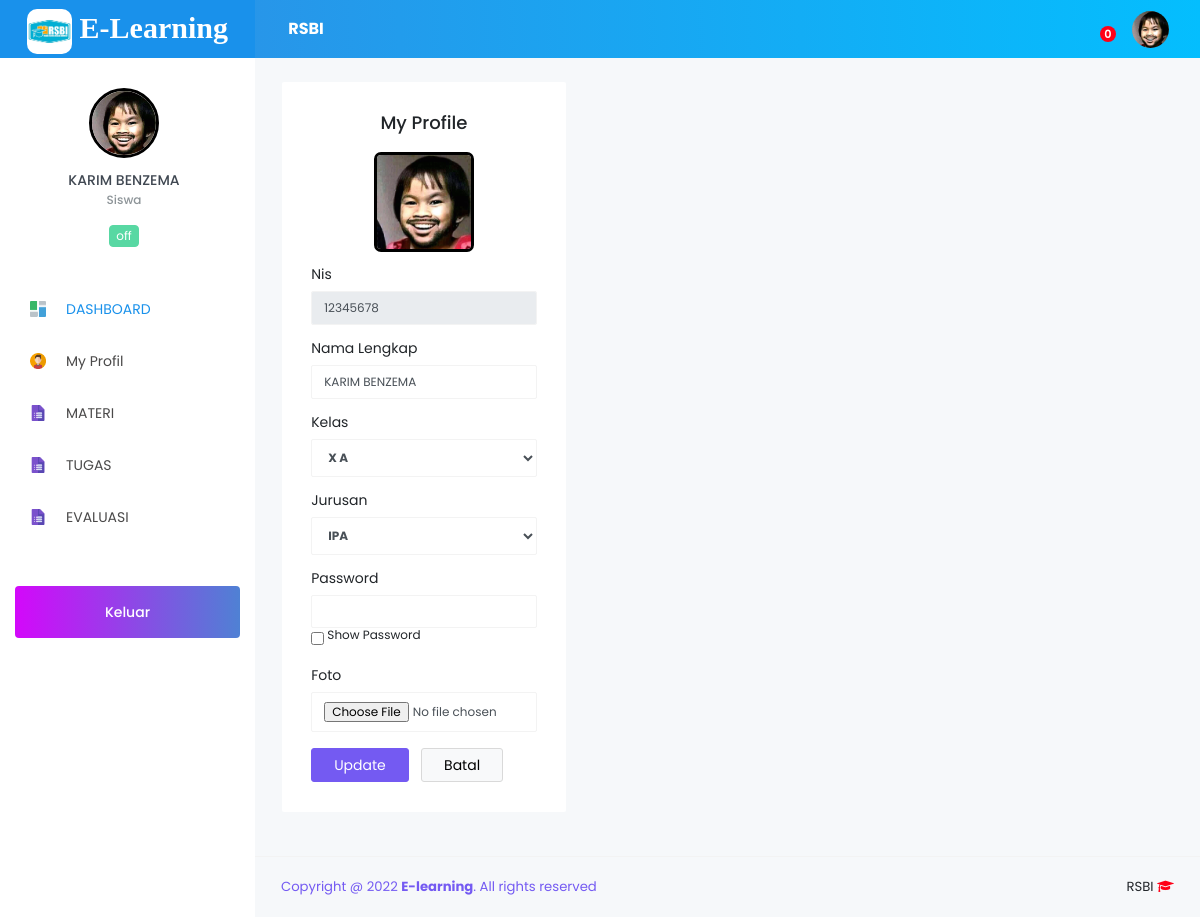
Page /Script/Siswa/index.php?page=profil (signed in) on the committed database.
### tables this page shows
CREATE TABLE `tb_sekolah` (
  `id_sekolah` int(11) NOT NULL,
  `nama_sekolah` varchar(120) NOT NULL,
  `kepsek` varchar(120) NOT NULL,
  `textlogo` varchar(10) NOT NULL,
  `logo` varchar(255) NOT NULL,
  `copyright` varchar(255) NOT NULL
);

CREATE TABLE `tb_siswa` (
  `id_siswa` int(11) NOT NULL,
  `nis` varchar(15) NOT NULL,
  `nama_siswa` varchar(120) NOT NULL,
  `jk` varchar(30) NOT NULL,
  `password` varchar(255) NOT NULL,
  `status` varchar(15) NOT NULL,
  `aktif` varchar(30) NOT NULL,
  `tingkat` varchar(20) NOT NULL,
  `foto` varchar(255) DEFAULT NULL,
  `id_kelas` int(11) NOT NULL,
  `id_jurusan` int(11) NOT NULL,
  `confirm` enum('Yes','No') NOT NULL
);

### Script/Siswa/index.php (the view, shortened to what this page needs)
<?php
include '../config/db.php';
if (@$_SESSION['Siswa']) {
?>
<?php
if (@$_SESSION['Siswa']) {
$sesi = @$_SESSION['Siswa'];
}
$sql = mysqli_query($con,"SELECT * FROM tb_siswa
 WHERE id_siswa = '$sesi'") or die(mysqli_error($con));
$data = mysqli_fetch_array($sql);
$sekolah = mysqli_query($con,"SELECT * FROM tb_sekolah WHERE id_sekolah=1 ");
$apl = mysqli_fetch_array($sekolah);
?>
<!DOCTYPE html>
<html lang="en">
<head>
  <link rel="stylesheet" href="../vendor/node_modules/mdi/css/materialdesignicons.min.css">
  <link rel="stylesheet" href="../vendor/node_modules/simple-line-icons/css/simple-line-icons.css">
  <link rel="stylesheet" href="../vendor/node_modules/font-awesome/css/font-awesome.min.css" />
  <link rel="stylesheet" href="../vendor/css/style.css">
   <link href="../vendor/sweetalert/sweetalert.css" rel="stylesheet" />
  <link rel="stylesheet" type="text/css" href="../vendor/css/jquery.dataTables.css">
   <link href="css/ujian.css" rel="stylesheet">
</head>
<body>
  <div class="container-scroller">
    <nav class="navbar col-lg-12 col-12 p-0 fixed-top d-flex flex-row">
      <div class="text-center navbar-brand-wrapper d-flex align-items-top justify-content-center" style="background-color: #1991eb;">
        <a class="navbar-brand brand-logo" href="index.php" style="font-family:Aegyptus;font-weight: bold;font-size: 30px;">
          <img src="../vendor/images/<?=$apl['logo'];?>" alt="logo" style="height: 45px;width: 45px;border-radius: 10px;"> <b><?=$apl['textlogo'];?></b>
        </a>
      </div>
      <div class="navbar-menu-wrapper d-flex align-items-center">
        <ul class="navbar-nav navbar-nav-left header-links d-none d-md-flex">
          <li class="nav-item" style="width: 400px;">
            <a href="#" style="color: #fff;text-decoration: none;"> <b><?=$apl['nama_sekolah'];?></b></a>
          </li>
        </ul>
        <ul class="navbar-nav navbar-nav-right">
          <?php
          $sqlmtr = mysqli_query($con,"SELECT * FROM tb_materi
            INNER JOIN tb_roleguru ON tb_materi.id_roleguru=tb_roleguru.id_roleguru
          INNER JOIN tb_master_mapel ON tb_roleguru.id_mapel=tb_master_mapel.id_mapel
          INNER JOIN tb_guru ON tb_roleguru.id_guru=tb_guru.id_guru
          WHERE tb_roleguru.id_kelas='$data[id_kelas]' AND tb_roleguru.id_jurusan='$data[id_jurusan]' GROUP BY tb_roleguru.id_mapel ");
          $jmlh = mysqli_num_rows($sqlmtr);
           ?>
          <li class="nav-item dropdown">
            <a class="nav-link count-indicator dropdown-toggle" id="notificationDropdown" href="#" data-toggle="dropdown">
              <span class="count"><?=$jmlh ?></span>
            </a>
          </li>
          <li class="nav-item d-none d-lg-block">
            <a class="nav-link" href="#">
              <img class="img-xs rounded-circle" src="../vendor/images/img_Siswa/<?=$data['foto']; ?>" alt="">
            </a>
          </li>
        </ul>
      </div>
    </nav>
    <div class="container-fluid page-body-wrapper">
      <nav class="sidebar sidebar-offcanvas" id="sidebar">
        <ul class="nav">
          <li class="nav-item nav-profile">
            <div class="nav-link">
              <div class="profile-image"> <img src="../vendor/images/img_Siswa/<?=$data['foto']; ?>" alt="image" style="border:3px solid black;"/> <span class="online-status online"></span> </div>
              <div class="profile-name">
                <p class="name"><?=$data['nama_siswa']; ?></p>
                <p class="designation">Siswa</p>
                <div class="badge badge-teal mx-auto mt-3"><?=$data['status']; ?></div>
              </div>
            </div>
          </li>
          <li class="nav-item">
          	<a class="nav-link" href="index.php"><img class="menu-icon" src="../vendor/images/menu_icons/01.png" alt="menu icon"><span class="menu-title">DASHBOARD</span></a>
          </li>
          <li class="nav-item">
          	<a class="nav-link" href="?page=profil"><img class="menu-icon" src="../vendor/images/menu_icons/10.png" alt="menu icon"> <span class="menu-title">My Profil</span></a>
          </li>
           <li class="nav-item">
            <a class="nav-link" data-toggle="collapse" href="#menuMateri" aria-expanded="false" aria-controls="general-pages"> <img class="menu-icon" src="../vendor/images/menu_icons/04.png" alt="menu icon"> <span class="menu-title">MATERI</span><i class="menu-arrow"></i>
            </a>
          </li>
               <li class="nav-item">
          <a class="nav-link" href="?page=tugas"><img class="menu-icon" src="../vendor/images/menu_icons/04.png" alt="menu icon"> <span class="menu-title">TUGAS </span></a>
          </li>
          <li class="nav-item">
            <a class="nav-link" data-toggle="collapse" href="#menuEvaluasi" aria-expanded="false" aria-controls="general-pages"> <img class="menu-icon" src="../vendor/images/menu_icons/04.png" alt="menu icon"> <span class="menu-title">EVALUASI</span><i class="menu-arrow"></i>
            </a>
          </li>
          <li class="nav-item purchase-button">
          	<a class="nav-link" href="logout.php?ID=<?php echo $data['id_siswa'] ?>">
          	Keluar</a>
          </li>
        </ul>
      </nav>
      <div class="main-panel">
                <?php
                $page = @$_GET['page'];
                $act = @$_GET['act'];
                if ($page=='materi') {
                if ($act=='') {
                    include 'modul/materi/data_materi.php';
                  }elseif ($act=='mapel') {
                   include 'modul/materi/view_mapel.php';
                  }elseif ($act=='semester') {
                    include 'modul/materi/view_semester.php';
                   }
                }elseif ($page=='profil') {
                  if ($act=='') {
                    include 'modul/profil/data_profil.php';
                  }
                }elseif ($page=='evaluasi') {
                   if ($act=='') {
                    include 'modul/evaluasi/data_soal.php';
                  }elseif ($act='nilai') {
                   include 'modul/evaluasi/data_nilai.php';
                  }
                }elseif ($page=='ujian') {
                  if ($act=='') {
                    include 'modul/evaluasi/info_ujian.php';
                  }
                }
                elseif ($page=='chat') {
                  if ($act=='') {
                   include 'chat.php';
                  }elseif ($act=='del') {
                    include 'modul/chat/del.php';
                  }
                }elseif ($page=='tugas') {
                    if ($act=='') {
                     include 'modul/tugas/data_tugas.php';
                    }elseif ($act=='upload') {
                      include 'modul/tugas/upload_tugas.php';
                    }
                }elseif ($page=='proses') {
                 include 'modul/models.php';
				 include '../media/story.html';
                }else{
                  echo "<b>4014!</b> Tidak ada halaman !";
                }
                 ?>
        <footer class="footer">
          <div class="container-fluid clearfix">
            <span class="text-info d-block text-center text-sm-left d-sm-inline-block"><?=$apl['copyright'];?></span>
            <span class="float-none float-sm-right d-block mt-1 mt-sm-0 text-center"><?=$apl['nama_sekolah'];?> <i class="fa fa-graduation-cap text-danger"></i></span>
          </div>
        </footer>
      </div>
    </div>
  </div>
</body>
</html>
<?php
} else{
	include 'modul/500.html';
}

### Script/Siswa/modul/profil/data_profil.php (shortened to what this page needs)
  <?php
$sqld = mysqli_query($con,"SELECT * FROM tb_siswa
    INNER JOIN tb_master_kelas ON tb_siswa.id_kelas=tb_master_kelas.id_kelas
  INNER JOIN tb_master_jurusan ON tb_siswa.id_jurusan=tb_master_jurusan.id_jurusan
 WHERE id_siswa = '$sesi' ") or die(mysqli_error($con));
$d = mysqli_fetch_array($sqld);
   ?>
  <div class="content-wrapper">
 <div class="row">
            <div class="col-md-4 d-flex align-items-stretch grid-margin">
              <div class="row flex-grow">
                <div class="col-12">
                  <div class="card">
                    <div class="card-body">
                      <h4 class="card-title text-center">My Profile</h4>
                      <p class="card-description text-center">
                          <img src="../vendor/images/img_Siswa/<?=$data['foto']; ?>" style="border:3px solid black;width: 100px;height: 100px;border-radius: 7px;"/>
                      </p>
                      <form class="forms-sample" method="post" action="?page=proses" enctype="multipart/form-data">
                         <div class="form-group">
                      <label>Nis</label>
                      <input type="text" class="form-control" name="nis" value="<?=$data['nis'] ?>" disabled>
                    </div>
                    <div class="form-group">
                      <label>Nama Lengkap</label>
                      <input type="text" class="form-control" name="nama" value="<?=$data['nama_siswa'] ?>">
                    </div>
                    <div class="form-group">
                      <label>Kelas  <?php if (empty($d['id_kelas'])) {
                      } ?></label>
                        <select class="form-control" id="kelas" name="kelas" style="font-weight: bold;">
                        <?php
                        $sqlKelas=mysqli_query($con, "SELECT * FROM tb_master_kelas ORDER BY id_kelas DESC");
                        while($kelas=mysqli_fetch_array($sqlKelas)){
                        if($kelas['id_kelas'] == $d['id_kelas']){
                        $selected = "selected";
                        }else{
                        $selected = "";
                        }
                        echo "<option value='$kelas[id_kelas]' $selected>$kelas[kelas]</option>";
                        }
                        ?>
                        </select>
                    </div>
      <div class="form-group">
                  <label for="jurusan">Jurusan <?php if (empty($d['id_jurusan'])) {
                      } ?></label>
                  <select class="form-control" id="jurusan" name="jurusan"style="font-weight: bold;">
                  <?php
                  $sqlJurusan=mysqli_query($con, "SELECT * FROM tb_master_jurusan ORDER BY id_jurusan DESC");
                  while($jur=mysqli_fetch_array($sqlJurusan)){
                        if($jur['id_jurusan'] == $d['id_jurusan']){
                          $selected = "selected";
                          }else{
                          $selected = "";
                          }
                  echo "<option value='$jur[id_jurusan]' $selected>$jur[jurusan]</option>";
                  }
                  ?>
                  </select>
                </div>
                    <div class="form-group">
                      <label>Password</label>
                      <input type="password" name="password" id="myInput" class="form-control" required>
					<input type="checkbox" onclick="myFunction()"><sup>   Show Password</sup>
                    </div>
                    <div class="form-group">
                      <label>Foto</label>
                      <input id="file" type="file" name="foto" class="form-control">
                    </div>
                    <button type="submit" name="porifilUpdate" class="btn btn-info mr-2">Update</button>
                    <a href="javascript:history.back()" class="btn btn-light">Batal</a>
                  </form>
                    </div>
                  </div>
                </div>
                </div>
                </div>
            </div>
          </div>

### Script/Siswa/css/ujian.css (style rules this page uses)
.row { width: auto; }

### rows in the picture
tb_sekolah: logo (picture), textlogo "E-Learning", nama_sekolah "RSBI", copyright "Copyright @ 2022 E-learning . All rights reserved"
tb_siswa: foto (picture), nama_siswa "KARIM BENZEMA", status "off", nis "12345678", nama "KARIM BENZEMA"

### other values in the picture
$jmlh "0"
form field kelas "X A"
form field jurusan "IPA"
